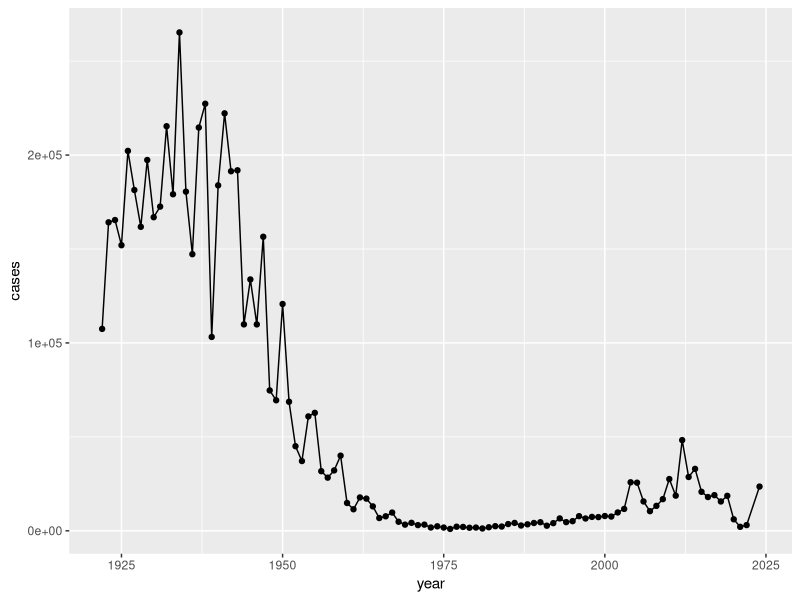
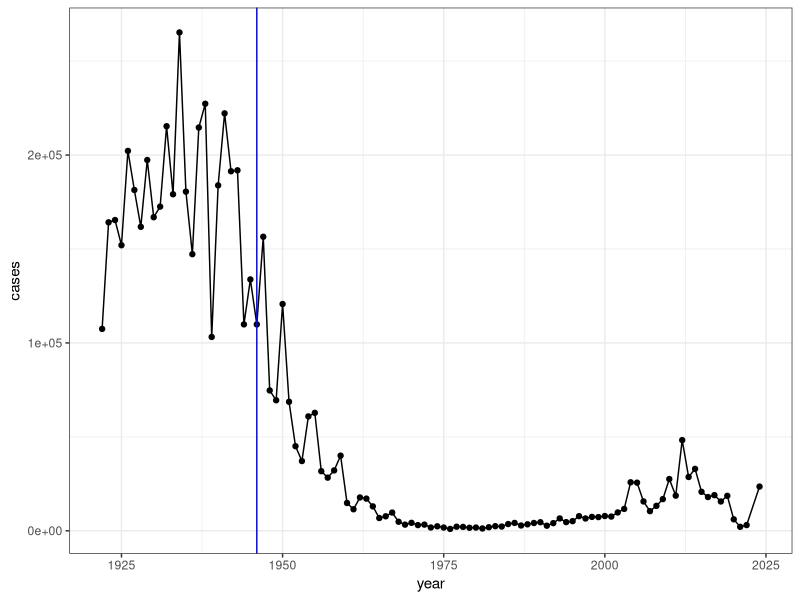
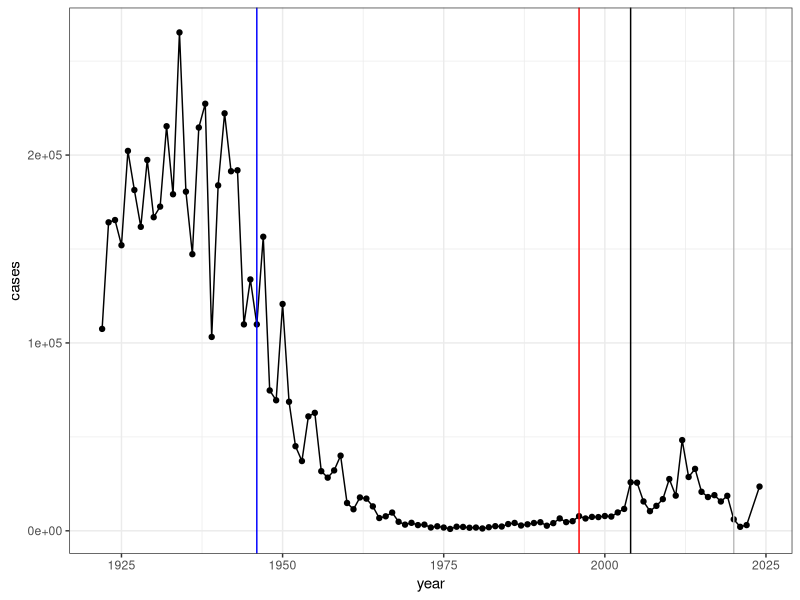

Source code (R) for these figures, in order: (Note: this script raises an error after producing the figures.)
## ---- chunk 1
knitr::opts_chunk$set(message = FALSE, warning = FALSE)
## ---- chunk 2
##install.packages("datapasta")
## ---- chunk 3
## copy the table data from the website. Go to Addins and hit Paste as data.frame
cdc <- data.frame(
  year = c(
    1922L, 1923L, 1924L, 1925L,
    1926L, 1927L, 1928L, 1929L, 1930L, 1931L,
    1932L, 1933L, 1934L, 1935L, 1936L,
    1937L, 1938L, 1939L, 1940L, 1941L, 1942L,
    1943L, 1944L, 1945L, 1946L, 1947L,
    1948L, 1949L, 1950L, 1951L, 1952L,
    1953L, 1954L, 1955L, 1956L, 1957L, 1958L,
    1959L, 1960L, 1961L, 1962L, 1963L,
    1964L, 1965L, 1966L, 1967L, 1968L, 1969L,
    1970L, 1971L, 1972L, 1973L, 1974L,
    1975L, 1976L, 1977L, 1978L, 1979L, 1980L,
    1981L, 1982L, 1983L, 1984L, 1985L,
    1986L, 1987L, 1988L, 1989L, 1990L,
    1991L, 1992L, 1993L, 1994L, 1995L, 1996L,
    1997L, 1998L, 1999L, 2000L, 2001L,
    2002L, 2003L, 2004L, 2005L, 2006L, 2007L,
    2008L, 2009L, 2010L, 2011L, 2012L,
    2013L, 2014L, 2015L, 2016L, 2017L, 2018L,
    2019L, 2020L, 2021L, 2022L, 2024L
  ),
  cases = c(
    107473, 164191, 165418, 152003,
    202210, 181411, 161799, 197371,
    166914, 172559, 215343, 179135, 265269,
    180518, 147237, 214652, 227319, 103188,
    183866, 222202, 191383, 191890, 109873,
    133792, 109860, 156517, 74715, 69479,
    120718, 68687, 45030, 37129, 60886,
    62786, 31732, 28295, 32148, 40005,
    14809, 11468, 17749, 17135, 13005, 6799,
    7717, 9718, 4810, 3285, 4249, 3036,
    3287, 1759, 2402, 1738, 1010, 2177, 2063,
    1623, 1730, 1248, 1895, 2463, 2276,
    3589, 4195, 2823, 3450, 4157, 4570,
    2719, 4083, 6586, 4617, 5137, 7796, 6564,
    7405, 7298, 7867, 7580, 9771, 11647,
    25827, 25616, 15632, 10454, 13278,
    16858, 27550, 18719, 48277, 28639, 32971,
    20762, 17972, 18975, 15609, 18617,
    6124, 2116, 3044, 23544
  )
)

##install.packages("styler"), then apply "style selection"
## ---- chunk 4
library(ggplot2)
## ---- chunk 5
baseplot <- 
  ggplot(cdc) +
  aes(year, cases) +
  geom_point() +
  geom_line()


baseplot
## ---- chunk 6
baseplot +
  theme_bw() + 
  geom_vline(xintercept = 1946, col = "blue")
## ---- chunk 7
baseplot +
  theme_bw() + 
  geom_vline(xintercept = 1946, col = "blue") +
  geom_vline(xintercept = 1996, col = "red") +
  geom_vline(xintercept = 2020, col = "gray") +
  geom_vline(xintercept = 2004)
  
## ---- chunk 8
##install.packages("jsonlite")
## ---- chunk 9
library(jsonlite)

subject <- read_json("https://www.cmi-pb.org/api/v5/subject", 
              simplifyVector = TRUE)
## ---- chunk 10
##head(subject)
## ---- chunk 11
nrow(subject)
## ---- chunk 12
table(subject$biological_sex)
## ---- chunk 13
table(subject$infancy_vac)
## ---- chunk 14
table(subject$race, subject$biological_sex)
## ---- chunk 15
table(subject$dataset)
## ---- chunk 16
## specimen data
specimen <- read_json("http://cmi-pb.org/api/v5/specimen", 
              simplifyVector = TRUE)

##  plasma_ab_titer
ab_titer <- read_json("http://cmi-pb.org/api/v5/plasma_ab_titer", 
              simplifyVector = TRUE)

## ---- chunk 17
##head(specimen)
## ---- chunk 18
##head(ab_titer)
## ---- chunk 19
library (dplyr)

meta <- inner_join(subject, specimen)
## ---- chunk 20
head(meta) ## we can appreciate that the tables are joint by "subject_id". When calling "inner_join" we get a "Joining by" message but it is hidden in this script. 
## ---- chunk 21
abdata <- inner_join(meta, ab_titer) 
## ---- chunk 22
head(abdata)
## ---- chunk 23
nrow(abdata)
## ---- chunk 24
table(abdata$isotype)
## ---- chunk 25
table(abdata$antigen)
## ---- chunk 26
igg <- filter(abdata, isotype == "IgG")

head(igg)
## ---- chunk 27
ggplot(igg) +
  aes(MFI, antigen) +
  geom_boxplot()
## ---- chunk 28
ggplot(igg) +
  aes(MFI_normalised, antigen, col=infancy_vac) + ## remember "col" is for coloring
  geom_boxplot()
## ---- chunk 29
table(abdata$visit) ## How many visits?
## ---- chunk 30
ggplot(igg) +
  aes(MFI_normalised, antigen, col=infancy_vac) +
  geom_boxplot() +
  facet_wrap(~infancy_vac)
## ---- chunk 31
ggplot(igg) +
  aes(MFI_normalised, antigen, col=infancy_vac) +
  geom_boxplot() +
  facet_wrap(~visit)
## ---- chunk 32
abdata.21 <- abdata %>% filter(dataset == "2021_dataset")

abdata.21 %>% 
  filter(isotype == "IgG",  antigen == "PT") %>%
  ggplot() +
    aes(x=planned_day_relative_to_boost,
        y=MFI_normalised,
        col=infancy_vac,
        group=subject_id) +
    geom_point() +
    geom_line() +
    geom_vline(xintercept=0, linetype="dashed") +
    geom_vline(xintercept=14, linetype="dashed") +
  labs(title="2021 dataset IgG PT",
       subtitle = "Dashed lines indicate day 0 (pre-boost) and 14 (apparent peak levels)")
## ---- chunk 33
abdata.23 <- abdata %>% filter(dataset == "2023_dataset")

abdata.23 %>% 
  filter(isotype == "IgG",  antigen == "PT") %>%
  ggplot() +
    aes(x=planned_day_relative_to_boost,
        y=MFI_normalised,
        col=infancy_vac,
        group=subject_id) +
    geom_point() +
    geom_line() +
    geom_vline(xintercept=0, linetype="dashed") +
    geom_vline(xintercept=14, linetype="dashed") +
  labs(title="2023 dataset IgG PT",
       subtitle = "Dashed lines indicate day 0 (pre-boost) and 14 (apparent peak levels)")
